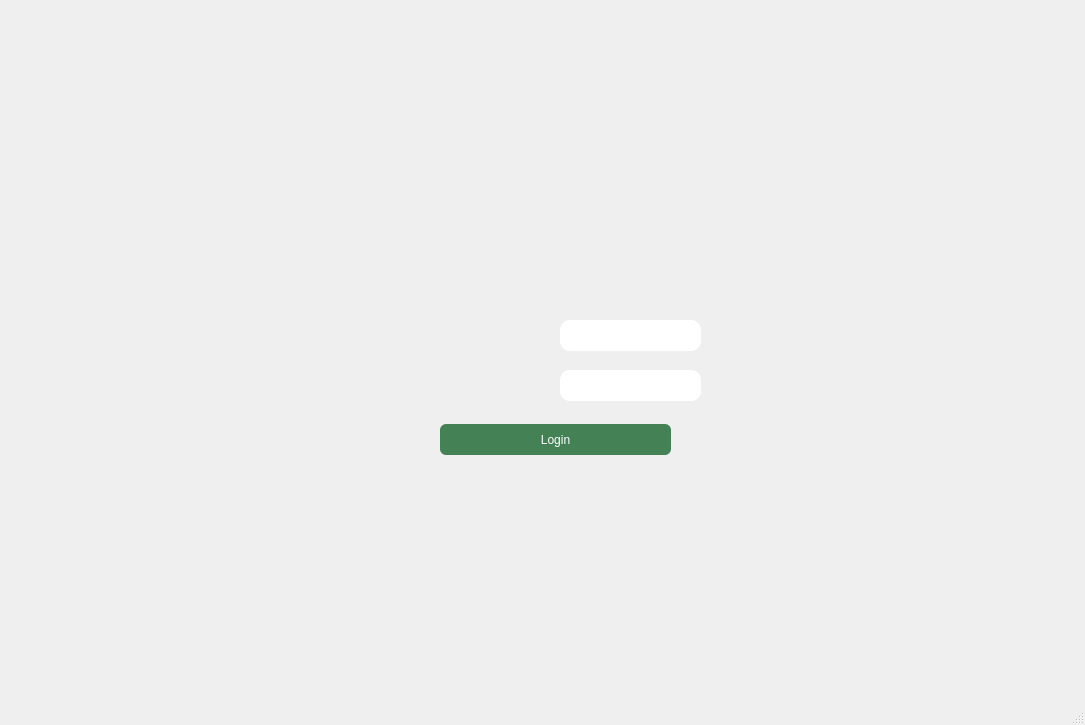
<?xml version="1.0" encoding="UTF-8"?>
<ui version="4.0">
 <class>MainWindow</class>
 <widget class="QMainWindow" name="MainWindow">
  <property name="geometry">
   <rect>
    <x>0</x>
    <y>0</y>
    <width>1085</width>
    <height>725</height>
   </rect>
  </property>
  <property name="focusPolicy">
   <enum>Qt::TabFocus</enum>
  </property>
  <property name="windowTitle">
   <string>MainWindow</string>
  </property>
  <widget class="QWidget" name="centralwidget">
   <widget class="QWidget" name="widgetLogin" native="true">
    <property name="geometry">
     <rect>
      <x>400</x>
      <y>300</y>
      <width>321</width>
      <height>171</height>
     </rect>
    </property>
    <widget class="QPushButton" name="btnLogin">
     <property name="geometry">
      <rect>
       <x>40</x>
       <y>124</y>
       <width>231</width>
       <height>31</height>
      </rect>
     </property>
     <property name="styleSheet">
      <string notr="true">color:white;background:rgb(68,129,84);border-radius:6px</string>
     </property>
     <property name="text">
      <string>Login</string>
     </property>
    </widget>
    <widget class="QLineEdit" name="lineEditName">
     <property name="geometry">
      <rect>
       <x>160</x>
       <y>20</y>
       <width>141</width>
       <height>31</height>
      </rect>
     </property>
     <property name="autoFillBackground">
      <bool>false</bool>
     </property>
     <property name="styleSheet">
      <string notr="true">border-radius:10px</string>
     </property>
    </widget>
    <widget class="QLineEdit" name="lineEditPwd">
     <property name="geometry">
      <rect>
       <x>160</x>
       <y>70</y>
       <width>141</width>
       <height>31</height>
      </rect>
     </property>
     <property name="styleSheet">
      <string notr="true">border-radius:10px</string>
     </property>
    </widget>
   </widget>
  </widget>
  <widget class="QStatusBar" name="statusbar"/>
 </widget>
 <resources/>
 <connections/>
</ui>
